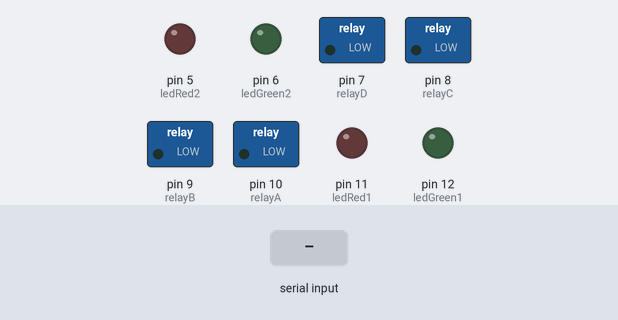
This sketch was run on a simulated Arduino Uno, built with avr-gcc and run on an emulated ATmega328P. On the bench: switched loads named in the sketch (green lamp = pin HIGH), output pins drawn as LEDs (lit = HIGH). The inputs (shaded band) are chosen by the test bench.

Above: at 1.2 s.
1.3 s: "B" received over Serial
At 1.7 s:
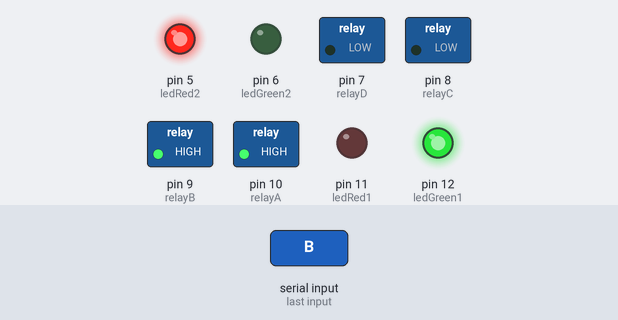
2.8 s: "C" received over Serial
At 4.1 s:
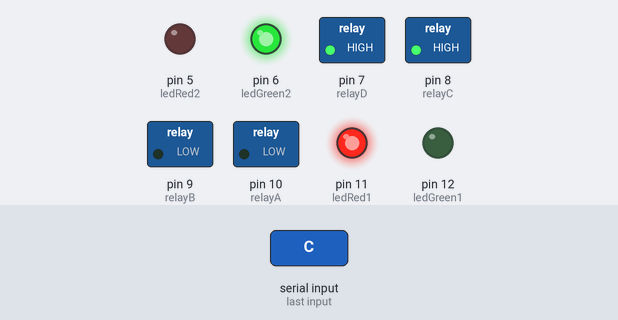
Timing chart, 0 to 5.8 s (numbered marks = the images above; inputs shaded):
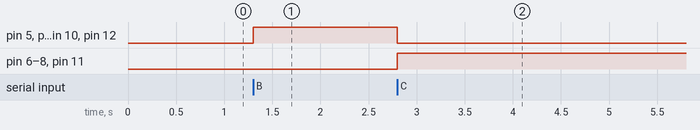

Measured:
- after the input at 1.3 s, pin 5 (ledRed2), pin 9 (relayB), pin 10 (relayA), pin 12 (ledGreen1): LOW → HIGH at once
- after the input at 2.8 s, pin 5 (ledRed2), pin 9 (relayB), pin 10 (relayA), pin 12 (ledGreen1): HIGH → LOW at once; pin 6 (ledGreen2), pin 7 (relayD), pin 8 (relayC), pin 11 (ledRed1): LOW → HIGH at once

The sketch:

USB_Arduino.ino
```cpp
// Initializing Variables
int ledGreen1 = 12;
int ledRed1   = 11;
int relayA    = 10;
int relayB    = 9;
int relayC    = 8;
int relayD    = 7;
int ledGreen2 = 6;
int ledRed2   = 5;

int cmd;

void setup() {
  Serial.begin(9600);  // Initializing Serial Communication
  // Setting up Pins as OUTPUT
  pinMode(relayA,   OUTPUT);
  pinMode(relayB,   OUTPUT);
  pinMode(relayC,   OUTPUT);
  pinMode(relayD,   OUTPUT);
  pinMode(ledGreen1,OUTPUT);
  pinMode(ledRed1,  OUTPUT);
  pinMode(ledGreen2,OUTPUT);
  pinMode(ledRed2,  OUTPUT);
}

void loop() {
  if(Serial.available()){
    cmd = Serial.read();     // Reading & Storing CMDs
    if(cmd == 'B'){   //FOR SWITCHING USB -B
      // Switching OFF Relays and Leds
      digitalWrite(relayC,    LOW);
      digitalWrite(relayD,    LOW);
      digitalWrite(ledGreen2, LOW);
      digitalWrite(ledRed1,   LOW);
      // Switching ON Relays and Leds
      digitalWrite(relayA,    HIGH);
      digitalWrite(relayB,    HIGH);
      digitalWrite(ledGreen1, HIGH);
      digitalWrite(ledRed2,   HIGH);

    }
    if(cmd == 'C'){     //FOR SWITCHING USB -C
      // Switching OFF Relays and Leds
      digitalWrite(relayA,    LOW);
      digitalWrite(relayB,    LOW);
      digitalWrite(ledGreen1, LOW);
      digitalWrite(ledRed2,   LOW);
      // Switching ON Relays and Leds
      digitalWrite(relayC,    HIGH);
      digitalWrite(relayD,    HIGH);
      digitalWrite(ledGreen2, HIGH);
      digitalWrite(ledRed1,   HIGH);


    }

  }

}
```
